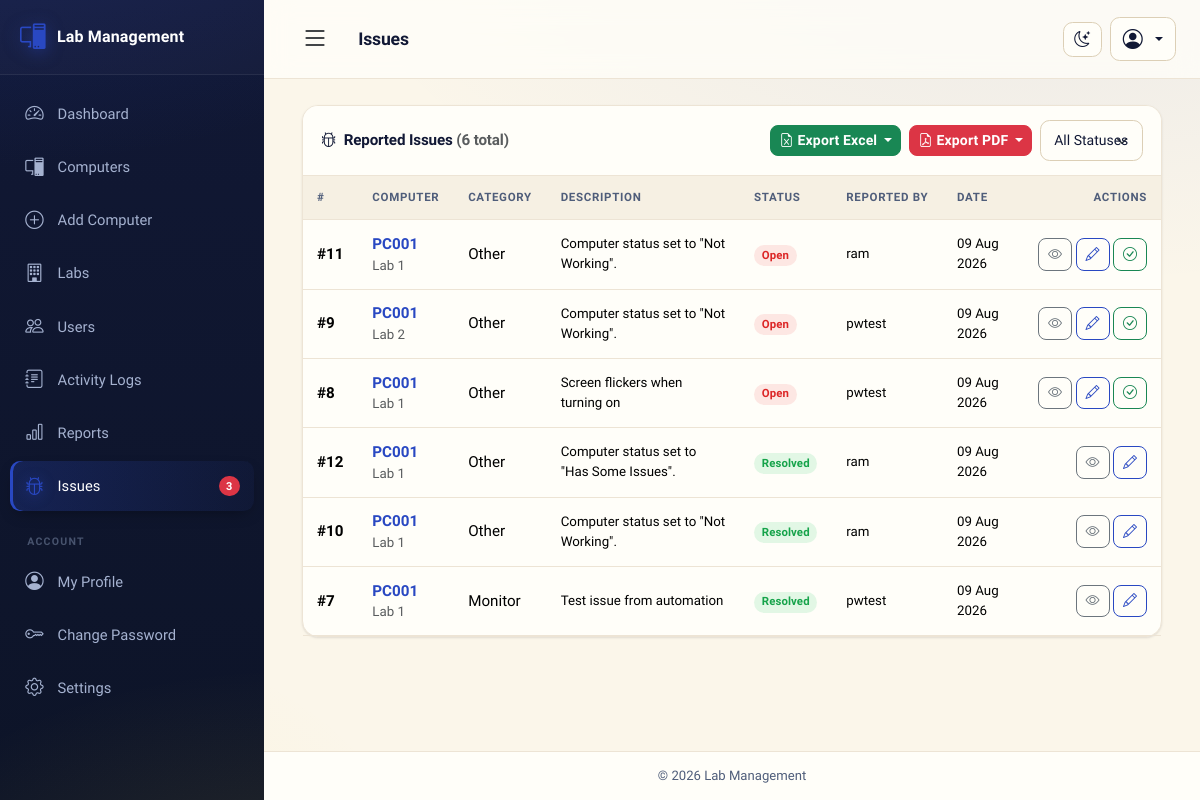
Screenshot of /issues/index.php (signed in) with the database file from the repository.
### tables this page shows
CREATE TABLE `issues` (
  `id` int(10) unsigned NOT NULL AUTO_INCREMENT,
  `computer_id` int(10) unsigned DEFAULT NULL,
  `reported_by` int(10) unsigned DEFAULT NULL,
  `issue_category` varchar(50) NOT NULL DEFAULT 'Other',
  `description` text NOT NULL,
  `status` enum('open','in_progress','resolved') NOT NULL DEFAULT 'open',
  `fixed_by` int(10) unsigned DEFAULT NULL,
  `fixed_at` datetime DEFAULT NULL,
  `fix_notes` text DEFAULT NULL,
  `created_at` timestamp NOT NULL DEFAULT current_timestamp(),
  `updated_at` timestamp NOT NULL DEFAULT current_timestamp() ON UPDATE current_timestamp(),
  PRIMARY KEY (`id`),
  KEY `idx_issues_computer` (`computer_id`),
  KEY `idx_issues_reporter` (`reported_by`),
  KEY `idx_issues_status` (`status`),
  KEY `fk_issues_fixer` (`fixed_by`),
  CONSTRAINT `fk_issues_computer` FOREIGN KEY (`computer_id`) REFERENCES `computers` (`id`) ON DELETE SET NULL,
  CONSTRAINT `fk_issues_fixer` FOREIGN KEY (`fixed_by`) REFERENCES `users` (`id`) ON DELETE SET NULL,
  CONSTRAINT `fk_issues_reporter` FOREIGN KEY (`reported_by`) REFERENCES `users` (`id`) ON DELETE SET NULL
);

CREATE TABLE `computers` (
  `id` int(10) unsigned NOT NULL AUTO_INCREMENT,
  `computer_id` varchar(50) NOT NULL COMMENT 'Unique human readable computer code (e.g. LAB1-PC001)',
  `asset_number` varchar(50) DEFAULT NULL,
  `computer_name` varchar(100) DEFAULT NULL,
  `lab_id` int(10) unsigned DEFAULT NULL,
  `department` varchar(100) DEFAULT NULL,
  `desk_number` varchar(50) DEFAULT NULL,
  `cpu` varchar(150) DEFAULT NULL,
  `cpu_condition` varchar(50) DEFAULT NULL,
  `motherboard` varchar(150) DEFAULT NULL,
  `ram` varchar(50) DEFAULT NULL,
  `ram_slots` varchar(20) DEFAULT NULL,
  `storage_type` varchar(50) DEFAULT NULL,
  `storage_capacity` varchar(50) DEFAULT NULL,
  `graphics_card` varchar(150) DEFAULT NULL,
  `power_supply` varchar(100) DEFAULT NULL,
  `monitor_brand` varchar(100) DEFAULT NULL,
  `monitor_size` varchar(20) DEFAULT NULL,
  `monitor_serial` varchar(100) DEFAULT NULL,
  `monitor_condition` varchar(50) DEFAULT NULL,
  `keyboard_brand` varchar(100) DEFAULT NULL,
  `keyboard_condition` varchar(50) DEFAULT NULL,
  `mouse_brand` varchar(100) DEFAULT NULL,
  `mouse_condition` varchar(50) DEFAULT NULL,
  `ups` varchar(100) DEFAULT NULL,
  `ups_battery_status` varchar(50) DEFAULT NULL,
  `printer_connected` enum('Yes','No') NOT NULL DEFAULT 'No',
  `scanner_connected` enum('Yes','No') NOT NULL DEFAULT 'No',
  `speaker` enum('Yes','No') NOT NULL DEFAULT 'No',
  `webcam` enum('Yes','No') NOT NULL DEFAULT 'No',
  `lan_status` enum('Working','Not Working','Not Available') NOT NULL DEFAULT 'Working',
  `wifi_status` enum('Working','Not Working','Not Available') NOT NULL DEFAULT 'Not Available',
  `bluetooth_status` enum('Working','Not Working','Not Available') NOT NULL DEFAULT 'Not Available',
  `ip_address` varchar(45) DEFAULT NULL,
  `mac_address` varchar(20) DEFAULT NULL,
  `windows_version` varchar(100) DEFAULT NULL,
  `windows_license` varchar(100) DEFAULT NULL,
  `office_version` varchar(100) DEFAULT NULL,
  `office_license` varchar(100) DEFAULT NULL,
  `antivirus` varchar(100) DEFAULT NULL,
  `purchase_date` date DEFAULT NULL,
  `warranty_expiry` date DEFAULT NULL,
  `vendor` varchar(150) DEFAULT NULL,
  `invoice_number` varchar(100) DEFAULT NULL,
  `last_service_date` date DEFAULT NULL,
  `next_service_date` date DEFAULT NULL,
  `status` enum('Working','Not Working','Has Some Issues') NOT NULL DEFAULT 'Working',
  `remarks` text DEFAULT NULL,
  `created_by` int(10) unsigned DEFAULT NULL,
  `updated_by` int(10) unsigned DEFAULT NULL,
  `created_at` timestamp NOT NULL DEFAULT current_timestamp(),
  `updated_at` timestamp NOT NULL DEFAULT current_timestamp() ON UPDATE current_timestamp(),
  PRIMARY KEY (`id`),
  KEY `idx_computers_computer_id` (`computer_id`),
  KEY `idx_computers_lab_code` (`lab_id`,`computer_id`),
  KEY `idx_computers_asset_number` (`asset_number`),
  KEY `idx_computers_name` (`computer_name`),
  KEY `idx_computers_lab` (`lab_id`),
  KEY `idx_computers_status` (`status`),
  KEY `idx_computers_department` (`department`),
  KEY `idx_computers_cpu` (`cpu`),
  KEY `idx_computers_ip` (`ip_address`),
  KEY `idx_computers_mac` (`mac_address`),
  KEY `idx_computers_purchase_date` (`purchase_date`),
  KEY `idx_computers_created_at` (`created_at`),
  KEY `fk_computers_created_by` (`created_by`),
  KEY `fk_computers_updated_by` (`updated_by`),
  CONSTRAINT `fk_computers_created_by` FOREIGN KEY (`created_by`) REFERENCES `users` (`id`) ON DELETE SET NULL,
  CONSTRAINT `fk_computers_lab` FOREIGN KEY (`lab_id`) REFERENCES `labs` (`id`) ON DELETE SET NULL,
  CONSTRAINT `fk_computers_updated_by` FOREIGN KEY (`updated_by`) REFERENCES `users` (`id`) ON DELETE SET NULL
);

CREATE TABLE `labs` (
  `id` int(10) unsigned NOT NULL AUTO_INCREMENT,
  `name` varchar(100) NOT NULL,
  `location` varchar(100) DEFAULT NULL,
  `description` text DEFAULT NULL,
  `status` enum('active','inactive') NOT NULL DEFAULT 'active',
  `created_at` timestamp NOT NULL DEFAULT current_timestamp(),
  `updated_at` timestamp NOT NULL DEFAULT current_timestamp() ON UPDATE current_timestamp(),
  PRIMARY KEY (`id`),
  UNIQUE KEY `uq_labs_name` (`name`),
  KEY `idx_labs_status` (`status`)
);

CREATE TABLE `users` (
  `id` int(10) unsigned NOT NULL AUTO_INCREMENT,
  `username` varchar(50) NOT NULL,
  `full_name` varchar(100) NOT NULL,
  `email` varchar(100) DEFAULT NULL,
  `password_hash` varchar(255) NOT NULL,
  `role` enum('super_admin','admin','staff') NOT NULL DEFAULT 'staff',
  `status` enum('active','inactive') NOT NULL DEFAULT 'active',
  `profile_photo` varchar(255) DEFAULT NULL,
  `theme` enum('light','dark') NOT NULL DEFAULT 'light' COMMENT 'Interface theme (light or dark)',
  `last_login` datetime DEFAULT NULL,
  `created_at` timestamp NOT NULL DEFAULT current_timestamp(),
  `updated_at` timestamp NOT NULL DEFAULT current_timestamp() ON UPDATE current_timestamp(),
  PRIMARY KEY (`id`),
  UNIQUE KEY `uq_users_username` (`username`),
  KEY `idx_users_role` (`role`),
  KEY `idx_users_status` (`status`)
);

### includes/db.php (called while the page is built, shortened)
<?php
function db()
{
    static $pdo = null;
    if ($pdo === null) {
        $dsn = 'mysql:host=' . DB_HOST . ';dbname=' . DB_NAME . ';charset=' . DB_CHARSET;
        $options = [
            PDO::ATTR_ERRMODE            => PDO::ERRMODE_EXCEPTION,
            PDO::ATTR_DEFAULT_FETCH_MODE => PDO::FETCH_ASSOC,
            PDO::ATTR_EMULATE_PREPARES   => false,
        ];
        try {
            $pdo = new PDO($dsn, DB_USER, DB_PASS, $options);
        } catch (PDOException $e) {
            error_log('Database connection failed: ' . $e->getMessage());
            http_response_code(500);
            exit('Database connection failed. Please check your config/config.php database credentials and try again.');
        }
    }
    return $pdo;
}

### includes/auth.php (called while the page is built, shortened)
<?php
require_once __DIR__ . '/db.php';
require_once __DIR__ . '/functions.php';
function current_user()
{
    return $_SESSION['user'] ?? null;
}
function has_role($roles)
{
    $user = current_user();
    $roles = (array)$roles;
    return in_array($user['role'], $roles, true);
}
function can($permission)
{
    static $map = null;
    if ($map === null) {
        $map = [
            'manage_users'     => ['super_admin', 'admin'],
            'delete_users'     => ['super_admin'],
            'reset_passwords'  => ['super_admin', 'admin'],
            'manage_labs'      => ['super_admin', 'admin'],
            'delete_labs'      => ['super_admin', 'admin'],
            'add_computer'     => ['super_admin', 'admin'],
            'edit_computer'    => ['super_admin', 'admin'],
            'update_status'    => ['super_admin', 'admin'],
            'delete_computer'  => ['super_admin', 'admin'],
            'view_computer'    => ['super_admin', 'admin', 'staff'],
            'view_reports'     => ['super_admin', 'admin'],
            'export_reports'   => ['super_admin', 'admin'],
            'report_issue'     => ['super_admin', 'admin', 'staff'],
            'view_issues'      => ['super_admin', 'admin', 'staff'],
            'manage_issues'    => ['super_admin', 'admin'],
            'view_logs'        => ['super_admin'],
            'manage_settings'  => ['super_admin'],
            'backup_restore'   => ['super_admin'],
        ];
    }
    $roles = $map[$permission] ?? [];
    return has_role($roles);
}

### issues/index.php (the view, shortened to what this page needs)
<?php
require_once __DIR__ . '/../includes/auth.php';
$isManager = can('manage_issues');
$where  = [];
$params = [];
$whereSql = $where ? ('WHERE ' . implode(' AND ', $where)) : '';
$fromSql = "FROM issues i
            LEFT JOIN computers c ON c.id = i.computer_id
            LEFT JOIN labs l ON l.id = c.lab_id
            LEFT JOIN users u ON u.id = i.reported_by
            $whereSql";
$stmt = db()->prepare("SELECT COUNT(*) $fromSql");
$stmt->execute($params);
$total = (int)$stmt->fetchColumn();
$stmt = db()->prepare(
    "SELECT i.*, c.computer_id, c.id AS computer_row_id, l.name AS lab_name,
            u.username AS reporter_username
     $fromSql
     ORDER BY FIELD(i.status, 'open', 'in_progress', 'resolved'), i.created_at DESC
     LIMIT 100"
);
$stmt->execute($params);
$issues = $stmt->fetchAll();
require_once __DIR__ . '/../includes/header.php';
?>
<div class="card">
    <div class="card-header d-flex justify-content-between align-items-center flex-wrap gap-2">
        <span><i class="bi bi-bug me-1"></i> Reported Issues
            <span class="text-muted">(<?php echo $total; ?> total)</span>
        </span>
        <div class="d-flex gap-2 align-items-center flex-wrap">
            <?php if ($isManager): ?>
                <div class="btn-group">
                    <button type="button" class="btn btn-sm btn-success dropdown-toggle" data-bs-toggle="dropdown" aria-expanded="false">
                        <i class="bi bi-file-earmark-excel me-1"></i>Export Excel
                    </button>
                </div>
                <div class="btn-group">
                    <button type="button" class="btn btn-sm btn-danger dropdown-toggle" data-bs-toggle="dropdown" aria-expanded="false">
                        <i class="bi bi-file-earmark-pdf me-1"></i>Export PDF
                    </button>
                </div>
            <?php endif; ?>
            <form method="get" action="" class="d-flex gap-2 align-items-center">
                <select class="form-select form-select-sm" name="status" onchange="this.form.submit()">
                    <option value="">All Statuses</option>
                </select>
            </form>
        </div>
    </div>
    <div class="table-responsive">
        <table class="table table-hover align-middle mb-0 table-stack">
            <thead>
                <tr>
                    <th>#</th>
                    <th>Computer</th>
                    <th>Category</th>
                    <th>Description</th>
                    <th>Status</th>
                    <th>Reported By</th>
                    <th>Date</th>
                    <th class="text-end">Actions</th>
                </tr>
            </thead>
            <tbody>
                <?php foreach ($issues as $issue): ?>
                <tr>
                    <td data-label="#" class="fw-semibold">#<?php echo (int)$issue['id']; ?></td>
                    <td data-label="Computer">
                        <?php if ($issue['computer_row_id']): ?>
                            <a href="<?php echo base_url('computers/view.php?id=' . (int)$issue['computer_row_id']); ?>" class="fw-semibold"><?php echo e($issue['computer_id']); ?></a>
                            <div class="small text-muted"><?php echo e($issue['lab_name'] ?: '—'); ?></div>
                        <?php else: ?>
                            <span class="text-muted">—</span>
                        <?php endif; ?>
                    </td>
                    <td data-label="Category"><?php echo e($issue['issue_category']); ?></td>
                    <td data-label="Description" class="small issue-desc">
                        <?php echo e(mb_strimwidth($issue['description'], 0, 70, '…')); ?>
                    </td>
                    <td data-label="Status"><?php echo issue_status_badge($issue['status']); ?></td>
                    <td data-label="Reported By" class="small"><?php echo e($issue['reporter_username'] ?: '—'); ?></td>
                    <td data-label="Date" class="small"><?php echo e(date('d M Y', strtotime($issue['created_at']))); ?></td>
                    <td class="text-end text-nowrap stack-actions">
                        <a href="<?php echo base_url('issues/view.php?id=' . (int)$issue['id']); ?>" class="btn btn-sm btn-outline-secondary" title="View issue">
                            <i class="bi bi-eye"></i>
                        </a>
                        <?php if (can_edit_issue($issue)): ?>
                            <a href="<?php echo issue_edit_url($issue); ?>" class="btn btn-sm btn-outline-primary" title="Edit issue">
                                <i class="bi bi-pencil"></i>
                            </a>
                        <?php endif; ?>
                        <?php if (can_close_issue($issue)): ?>
                            <form method="post" action="<?php echo base_url('issues/close.php'); ?>" class="d-inline" data-confirm="Close issue #<?php echo (int)$issue['id']; ?>?">
                                <button type="submit" class="btn btn-sm btn-outline-success" title="Close issue">
                                    <i class="bi bi-check-circle"></i>
                                </button>
                            </form>
                        <?php endif; ?>
                    </td>
                </tr>
                <?php endforeach; ?>
            </tbody>
        </table>
    </div>
</div>
<?php require_once __DIR__ . '/../includes/footer.php'; ?>

### includes/functions.php (shortened to what this page needs)
<?php
function e($value)
{
    return htmlspecialchars((string)$value, ENT_QUOTES, 'UTF-8');
}
function app_base_path()
{
    static $base = null;
    if ($base === null) {
        if (defined('BASE_URL') && BASE_URL !== '') {
            $base = rtrim(BASE_URL, '/');
        } else {
            $dir = dirname($_SERVER['SCRIPT_NAME'] ?? '/index.php');
            $dir = str_replace('\\', '/', $dir);
            $knownModules = ['computers', 'users', 'labs', 'reports', 'settings', 'issues',
                             'config', 'includes', 'assets', 'uploads', 'database'];
            if (in_array(basename($dir), $knownModules, true)) {
                $dir = dirname($dir);
            }
            $base = ($dir === '/' || $dir === '.' || $dir === '') ? '' : rtrim($dir, '/');
        }
    }
    return $base;
}
function base_url($path = '')
{
    return app_base_path() . '/' . ltrim($path, '/');
}
function issue_status_badge($status)
{
    $colors = [
        'open'        => 'danger',
        'in_progress' => 'warning',
        'resolved'    => 'success',
    ];
    $color = $colors[$status] ?? 'secondary';
    $label = ucfirst(str_replace('_', ' ', $status));
    return '<span class="badge bg-' . $color . '">' . e($label) . '</span>';
}
function can_edit_issue($issue)
{
    if (can('manage_issues')) {
        return true;
    }
    $user = current_user();
    return $user !== null && (int)($issue['reported_by'] ?? 0) === (int)$user['id'];
}
function can_close_issue($issue)
{
    return can_edit_issue($issue) && ($issue['status'] ?? '') !== 'resolved';
}
function issue_edit_url($issue)
{
    $id = (int)$issue['id'];
    if (!empty($issue['computer_row_id'])) {
        return base_url('computers/edit.php?id=' . (int)$issue['computer_row_id'] . '&report=1&issue=' . $id);
    }
    return base_url('issues/edit.php?id=' . $id);
}

### rows the page displays
issues: id "11", computer.computer_id "PC001", labs.name "Lab 1", issue_category "Other", description "Computer status set to \"Not Working\".", status "Open", reported_by.username "ram", created_at "09 Aug 2026"
issues: id "9", computer.computer_id "PC001", labs.name "Lab 2", issue_category "Other", description "Computer status set to \"Not Working\".", status "Open", reported_by.username "pwtest", created_at "09 Aug 2026"
issues: id "8", computer.computer_id "PC001", labs.name "Lab 1", issue_category "Other", description "Screen flickers when turning on", status "Open", reported_by.username "pwtest", created_at "09 Aug 2026"
issues: id "12", computer.computer_id "PC001", labs.name "Lab 1", issue_category "Other", description "Computer status set to \"Has Some Issues\".", status "Resolved", reported_by.username "ram", created_at "09 Aug 2026"
issues: id "10", computer.computer_id "PC001", labs.name "Lab 1", issue_category "Other", description "Computer status set to \"Not Working\".", status "Resolved", reported_by.username "ram", created_at "09 Aug 2026"
issues: id "7", computer.computer_id "PC001", labs.name "Lab 1", issue_category "Monitor", description "Test issue from automation", status "Resolved", reported_by.username "pwtest", created_at "09 Aug 2026"

### other values shown
$site_name "Lab Management"
open_issue_count() "3"
$page_title "Issues"
$total "6"
get_setting('site_name', 'Lab Management') "Lab Management"
